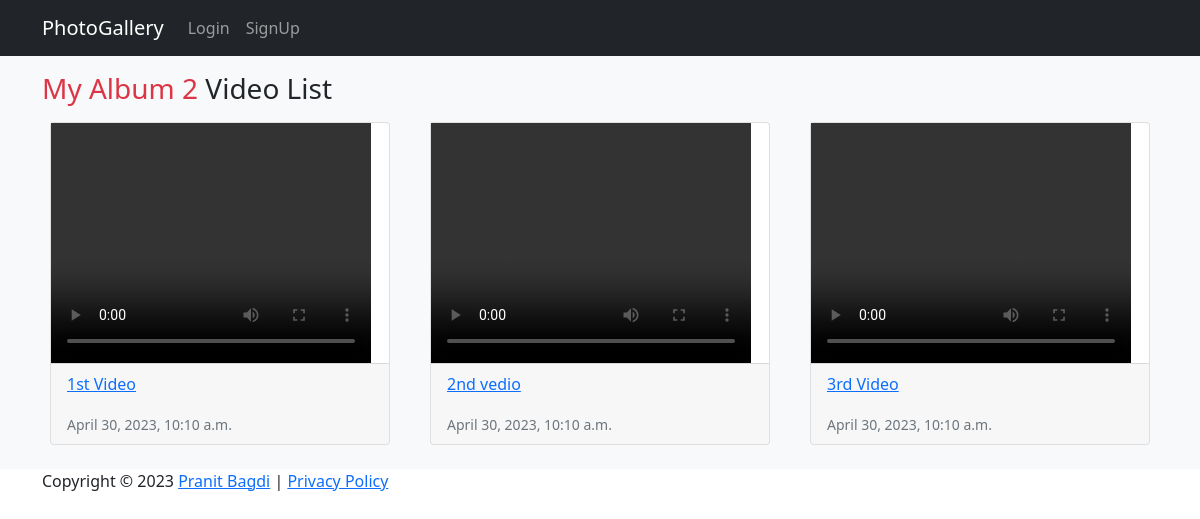
The app's page /videos/7 with its own data.
### pvapp/models.py (models this page shows, shortened)
class Album(models.Model):
    album_image=models.ImageField(upload_to="album_img/",null=True)
    user=models.ForeignKey(User, on_delete=models.CASCADE)
    title=models.CharField(max_length=150)
    status=models.BooleanField(default=True)
    date=models.DateTimeField(auto_now_add=True)

class Video(models.Model):
    album=models.ForeignKey(Album, on_delete=models.CASCADE,null=True)
    caption=models.CharField(max_length=100)
    date=models.DateTimeField(auto_now_add=True)
    video=models.FileField(upload_to="Video/%y",validators=[file_size])

### pvapp/views.py (the view)
# urls.py: path('videos/<int:album_id>',views.videos,name='videos'),
def videos(request,album_id):
    album=Album.objects.get(id=album_id)
    data=Video.objects.filter(album=album)
    return render(request,'video-list.html',{'data':data,'album':album})

### pvapp/templates/video-list.html
{% extends 'base.html' %}
{% block content %}
<main>
  <div class="album py-3 bg-light">
    <div class="container">
      <h3><span class="text-danger">{{album.title}}</span> Video List </h3>
      <div class="row">
        {% if data %}
        {% for video in data %}
        <div class="col-sm-4">
          <div class="card m-2">
            <video class="embed-responsive embed-responsive-16by9" controls="controls" width="320" height="240" <source src="{{video.video.url}}" type="video/mp4"/></video>
            <div class="card-footer">
              <p class="card-text"><a href="#">{{video.caption}}</a></p><small class="text-muted">{{video.date}}</small>
            </div>
          </div>
        </div>
        {% endfor %}
        {% endif %}
      </div>
    </div>
  </div>
</main>
{% endblock %}

### records on screen
Album: title "My Album 2"
Video: caption "1st Video", date "April 30, 2023, 10:10 a.m."
Video: caption "2nd vedio", date "April 30, 2023, 10:10 a.m."
Video: caption "3rd Video", date "April 30, 2023, 10:10 a.m."
